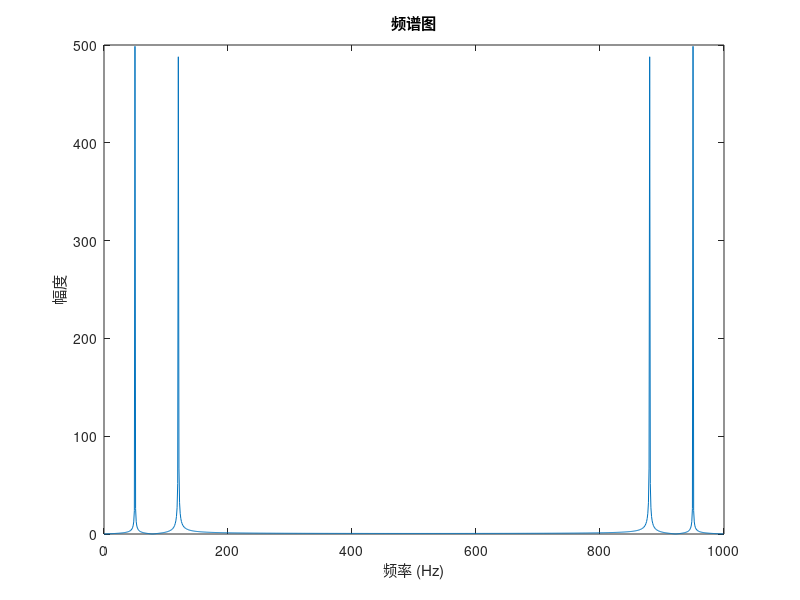

Reproduce this figure in MATLAB.
%连续时间系统的频域分析
% 生成一个示例信号
t = 0:0.001:1;
x = sin(2*pi*50*t) + sin(2*pi*120*t);

% 计算频谱
X = fft(x);
f = (0:length(X)-1)*1000/length(X);

% 绘制频谱图
figure;
plot(f, abs(X));
title('频谱图');
xlabel('频率 (Hz)');
ylabel('幅度');
